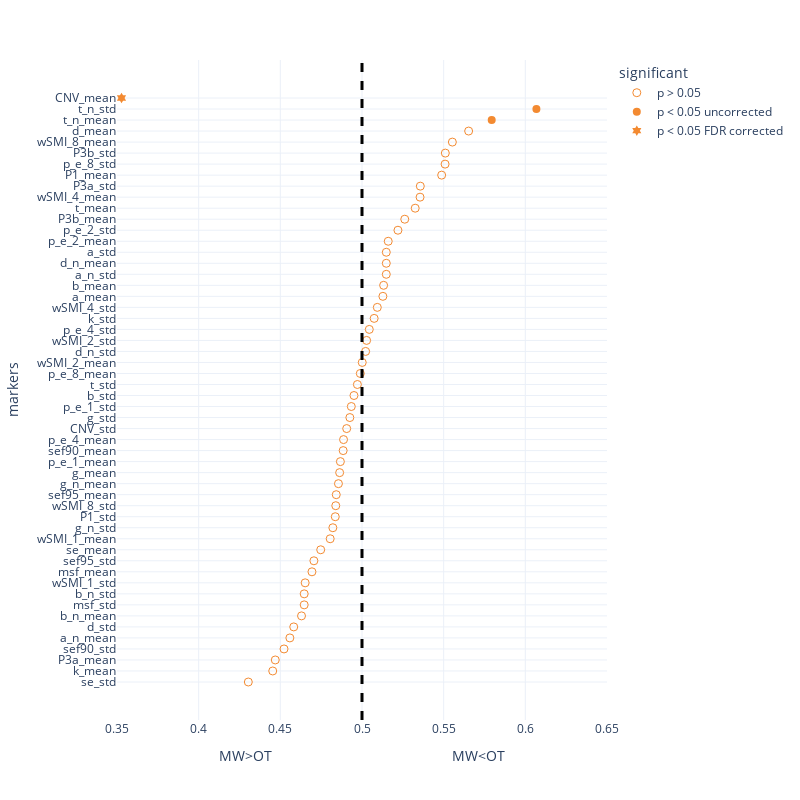

The code cell stored with this chart in its notebook:
### Code cell
probe_roc = pd.read_csv('Data/univariate_roc_probe.csv')
fig = px.scatter(probe_roc.sort_values(by = 'AUC'),x = 'AUC', y = 'markers', template = "plotly_white", symbol = 'significant', 
                 symbol_sequence = ['circle-open','circle','hexagram' ],
#                  color = 'significant',
                 color_discrete_sequence = [orange, pink], 
                 
                 category_orders = {'significant': ['p > 0.05','p < 0.05 uncorrected', 'p < 0.05 FDR corrected']},
                 labels = {'AUC': 'MW>OT                                             MW<OT'}
                )
fig.add_vline(x=0.5, line_width=3, line_dash="dash", line_color="black")
fig.update_traces(marker=dict(size = 8))

fig.update_layout(
    autosize=False,
    width=800,
    height=800,
    xaxis= {'range': (0.35, 0.65)},
    yaxis = {
            'showticklabels': True,
            'tickmode': 'linear',
        }
    
)
fig.show()
pio.write_json(fig, 'Figs/univariate_roc_probe.plotly')
# fig.write_image('Figs/univariate_roc_mw_segment.png')

### Figure 1 — Plotly figure (JSON) as saved in the notebook; plotly's stock layout.template omitted (floating-point values rounded to 4 significant figures)
{"data": [{"hovertemplate": "significant=p > 0.05<br>MW>OT                                             MW<OT=%{x}<br>markers=%{y}<extra></extra>", "legendgroup": "p > 0.05", "marker": {"color": "#F38A31", "size": 8, "symbol": "circle-open"}, "mode": "markers", "name": "p > 0.05", "orientation": "h", "showlegend": true, "type": "scatter", "x": [0.4304, 0.4453, 0.4469, 0.4523, 0.4558, 0.4582, 0.463, 0.4646, 0.4646, 0.4652, 0.4694, 0.4706, 0.4747, 0.4805, 0.4822, 0.4836, 0.4839, 0.4842, 0.4856, 0.4863, 0.4868, 0.4885, 0.4887, 0.4906, 0.4926, 0.4935, 0.4951, 0.4972, 0.499, 0.5001, 0.5022, 0.5028, 0.5045, 0.5074, 0.5094, 0.5128, 0.5132, 0.5149, 0.5149, 0.5149, 0.5161, 0.522, 0.5262, 0.5326, 0.5355, 0.5357, 0.5488, 0.5509, 0.551, 0.5553, 0.5653], "xaxis": "x", "y": ["se_std", "k_mean", "P3a_mean", "sef90_std", "a_n_mean", "d_std", "b_n_mean", "msf_std", "b_n_std", "wSMI_1_std", "msf_mean", "sef95_std", "se_mean", "wSMI_1_mean", "g_n_std", "P1_std", "wSMI_8_std", "sef95_mean", "g_n_mean", "g_mean", "p_e_1_mean", "sef90_mean", "p_e_4_mean", "CNV_std", "g_std", "p_e_1_std", "b_std", "t_std", "p_e_8_mean", "wSMI_2_mean", "d_n_std", "wSMI_2_std", "p_e_4_std", "k_std", "wSMI_4_std", "a_mean", "b_mean", "a_n_std", "d_n_mean", "a_std", "p_e_2_mean", "p_e_2_std", "P3b_mean", "t_mean", "wSMI_4_mean", "P3a_std", "P1_mean", "p_e_8_std", "P3b_std", "wSMI_8_mean", "d_mean"], "yaxis": "y"}, {"hovertemplate": "significant=p < 0.05 uncorrected<br>MW>OT                                             MW<OT=%{x}<br>markers=%{y}<extra></extra>", "legendgroup": "p < 0.05 uncorrected", "marker": {"color": "#F38A31", "size": 8, "symbol": "circle"}, "mode": "markers", "name": "p < 0.05 uncorrected", "orientation": "h", "showlegend": true, "type": "scatter", "x": [0.5794, 0.6068], "xaxis": "x", "y": ["t_n_mean", "t_n_std"], "yaxis": "y"}, {"hovertemplate": "significant=p < 0.05 FDR corrected<br>MW>OT                                             MW<OT=%{x}<br>markers=%{y}<extra></extra>", "legendgroup": "p < 0.05 FDR corrected", "marker": {"color": "#F38A31", "size": 8, "symbol": "hexagram"}, "mode": "markers", "name": "p < 0.05 FDR corrected", "orientation": "h", "showlegend": true, "type": "scatter", "x": [0.3528], "xaxis": "x", "y": ["CNV_mean"], "yaxis": "y"}], "layout": {"autosize": false, "height": 800, "legend": {"title": {"text": "significant"}, "tracegroupgap": 0}, "margin": {"t": 60}, "shapes": [{"line": {"color": "black", "dash": "dash", "width": 3}, "type": "line", "x0": 0.5, "x1": 0.5, "xref": "x", "y0": 0, "y1": 1, "yref": "y domain"}], "width": 800, "xaxis": {"anchor": "y", "domain": [0, 1], "range": [0.35, 0.65], "title": {"text": "MW>OT                                             MW<OT"}, "type": "linear"}, "yaxis": {"anchor": "x", "autorange": true, "domain": [0, 1], "range": [-3.449, 56.45], "showticklabels": true, "tickmode": "linear", "title": {"text": "markers"}, "type": "category"}}}
